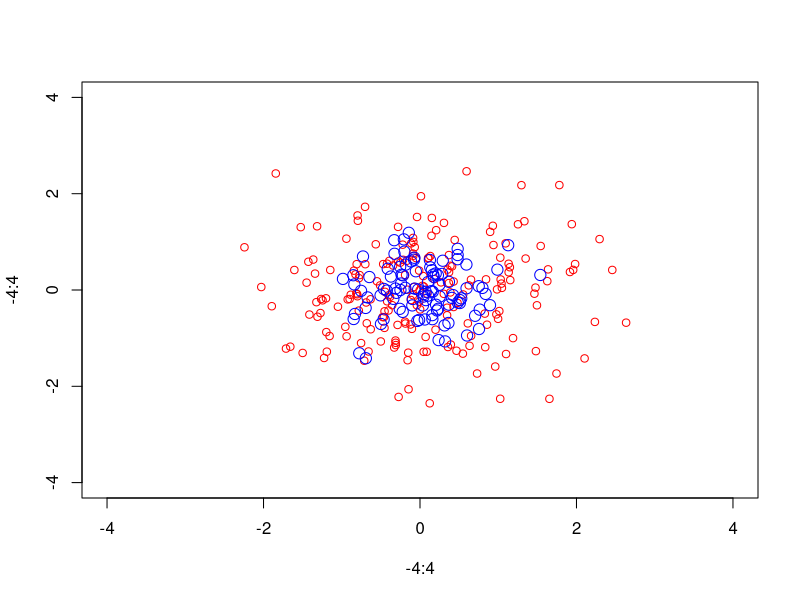
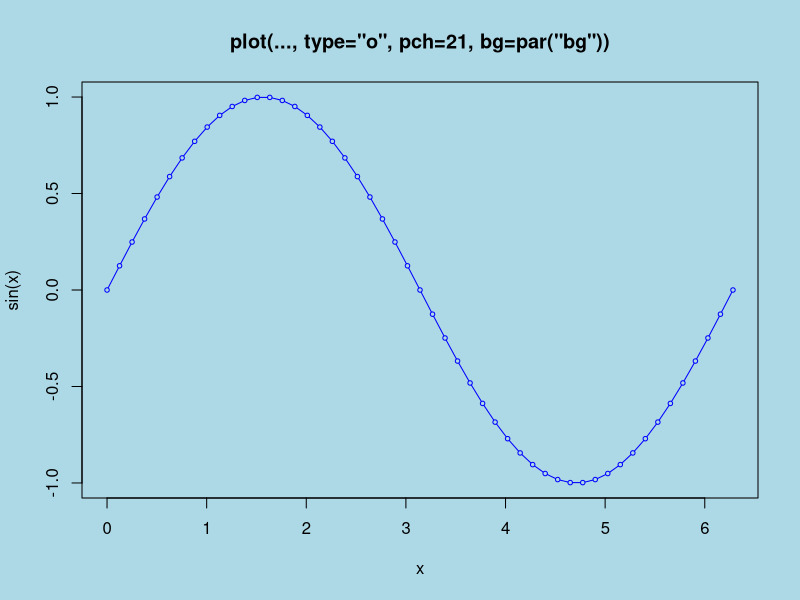
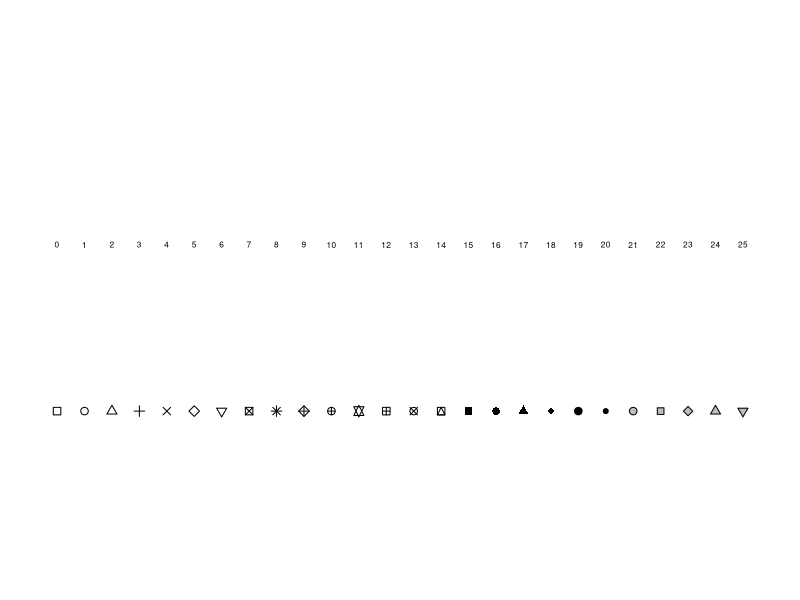
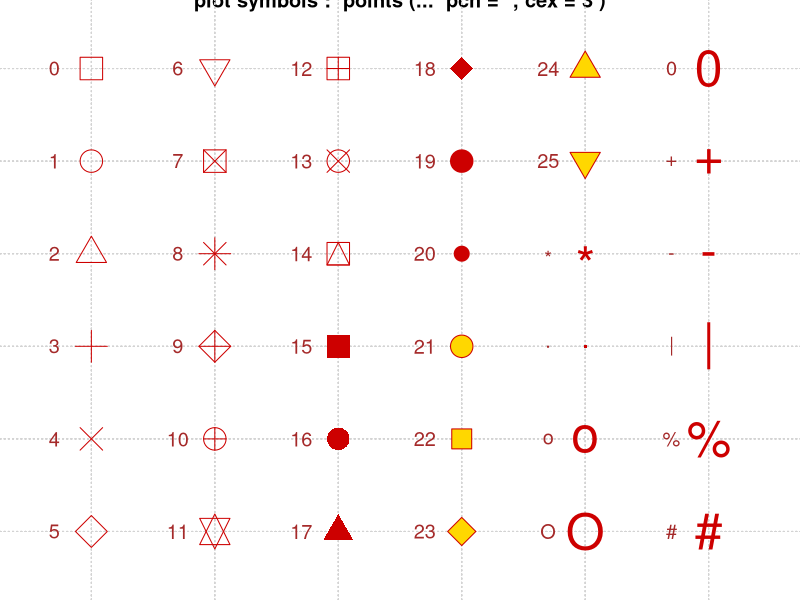
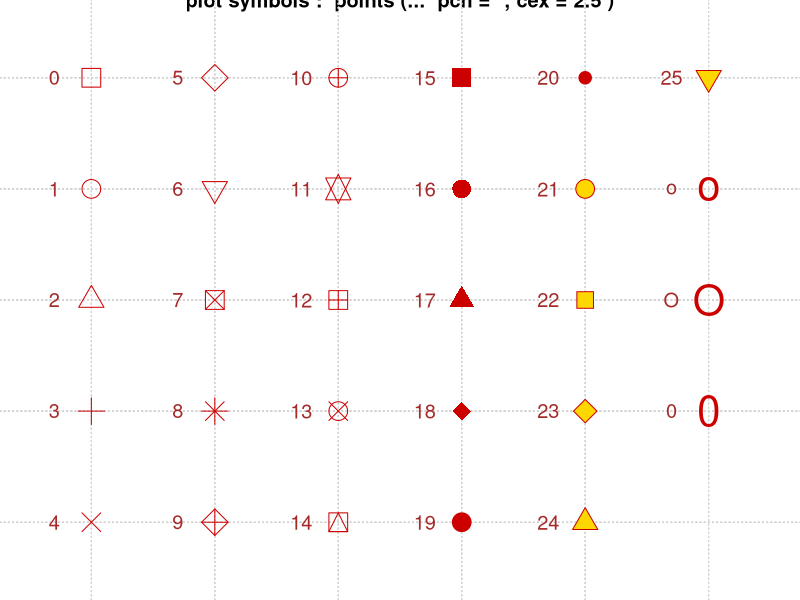
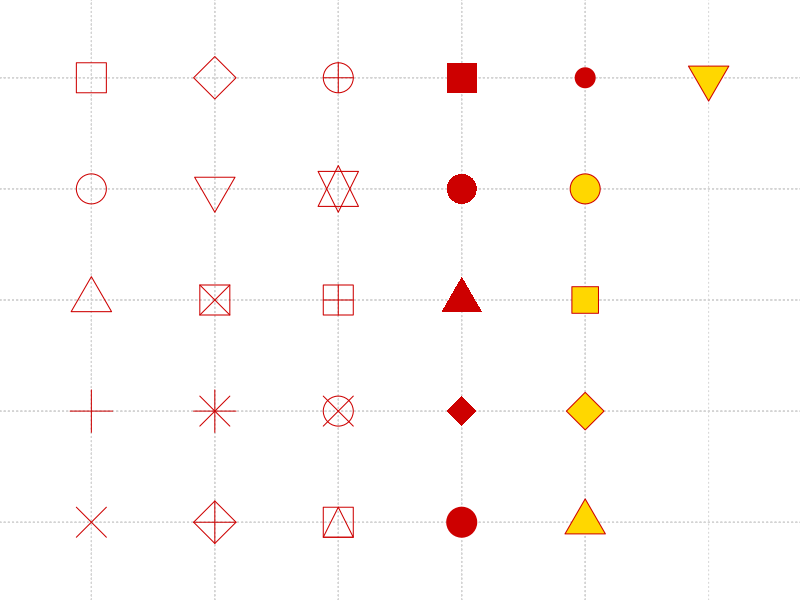
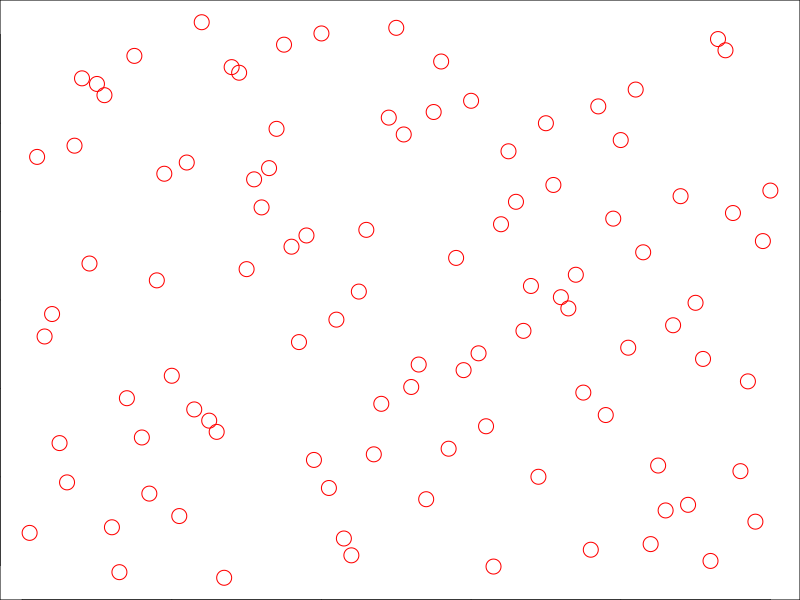
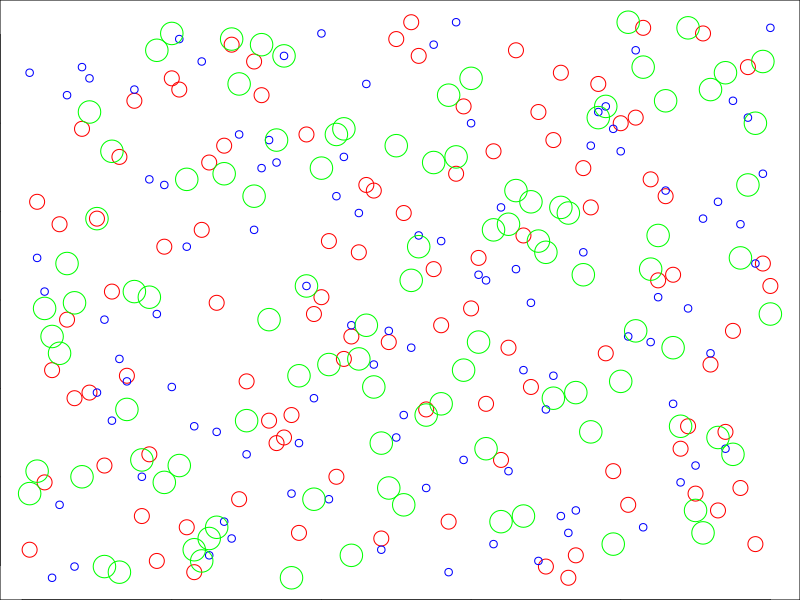

Reproduce these figures in R, in order.
## ---- chunk 1
example(points)
## ---- chunk 2
x <- c(1:100)
y <- seq(-pi, pi, length.out = 100)
ay <- sample(y, 100, replace = FALSE)

plot(x, ay, col = "red", cex = 2)
## ---- chunk 3
x <- c(1:100)
y <- seq(-pi, pi, length.out = 100)
ay <- sample(y, 100, replace = FALSE)

by <- sample(y, 100, replace = FALSE)

cy <- sample(y, 100, replace = FALSE)

plot(x, ay, col = "red", cex = 2)
points(x, by, col = "blue", cex = 1)
points(x, cy, col = "green", cex = 3)
## ---- chunk 4
x <- c(1:100)
y <- seq(-pi, pi, length.out = 100)
ay <- sample(y, 100, replace = FALSE)

by <- sample(y, 100, replace = FALSE)

cy <- sample(y, 100, replace = FALSE)

plot(x, ay, col = "red", cex = 2, pch = 2)
points(x, by, col = "blue", cex = 1, pch = 3)
points(x, cy, col = "green", cex = 3)
